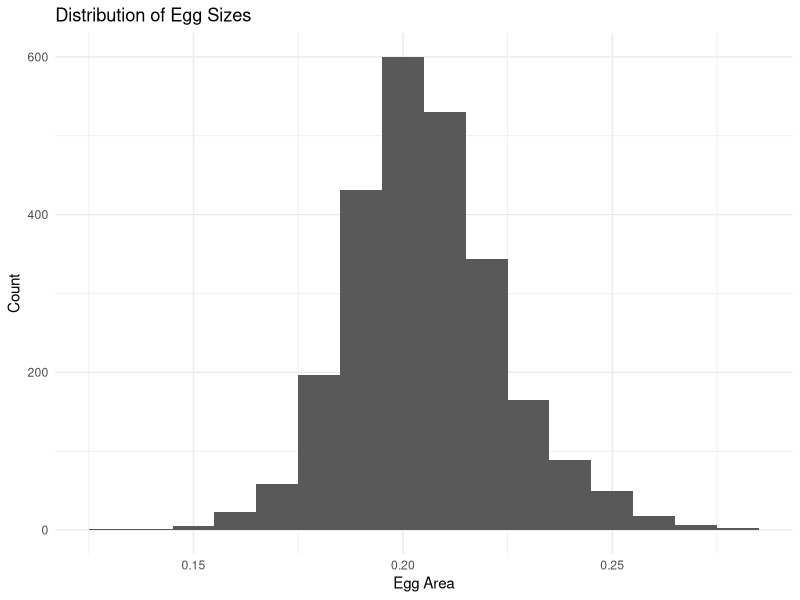

Source code (R): (Note: this script raises an error after producing the figure.)
## ---- chunk 1
library(here)
library(ggplot2)
library(tidyverse)
library(lme4)
library(emmeans)
library(lmerTest)
library(ggeffects)
## ---- chunk 2
raw_egg_sizes <- read.csv(here("data", "clean data", "raw egg sizes.csv"))

mean(raw_egg_sizes$area)
sd(raw_egg_sizes$area)

raw_egg_sizes %>%
  filter(pupal_treatment == "wild") %>%
  group_by(pupal_treatment) %>%
  summarise(mean_egg_size = mean(area), n = n())


raw_egg_sizes <- raw_egg_sizes %>%
  mutate(grandmotherID = sub("^[^.]*\\.[^.]*\\.([^_]+)_.*$", "\\1", adultID))

#remove this adultID because it doens't have a grandmotherID
raw_egg_sizes <- raw_egg_sizes %>%
  filter(adultID != "CTRL.WTH_P8_W")

#make maternal ID a factor
raw_egg_sizes$grandmotherID <- as.factor(raw_egg_sizes$grandmotherID)

#make clutchID a factor
raw_egg_sizes$motherID <- as.factor(raw_egg_sizes$clutchID)

#convert the pupal temperatures to factors so they plot in the correct order
raw_egg_sizes$pupal_treatment <- factor(raw_egg_sizes$pupal_treatment,
                             levels = c("wild", "ambient", "cool", "mean", "warm", "hot"))

#convert the larval  temperatures to factors so the plot in the correct order
raw_egg_sizes$larval_treatment <- factor(raw_egg_sizes$larval_treatment,
                             levels = c("wild", "ambient", "cool", "mean", "warm", "hot"))

#mean and SD of all egg sizes
summary(raw_egg_sizes$egg_mean_1A)
sd(raw_egg_sizes$egg_mean_1A)


#looking just at ambient, warm and hot larval temperature - need to remove wild because they don't have weight, or maternal ID or clutchID
egg_sizes_filtered <- raw_egg_sizes %>%
  filter(larval_treatment %in% c("ambient", "warm", "hot")) %>%
  mutate(weight_mg = weight * 1000) %>%
  mutate(weight_mg_centered = weight_mg - mean(weight_mg, na.rm = TRUE))



egg_sizes_filtered %>%
  group_by(pupal_treatment) %>%
  summarise(mean_egg_size = mean(area), n = n())



## ---- chunk 3
#look at the distributions of egg size
ggplot(egg_sizes_filtered, aes(x = area)) +
  geom_histogram(binwidth = 0.01) +  # change this value to control bin width +
  labs(title = "Distribution of Egg Sizes",
       x = "Egg Area",
       y = "Count") +
  theme_minimal()
## ---- chunk 4



lm4 <- lmer(area ~ larval_treatment * pupal_treatment + (1|grandmotherID/motherID) + weight_mg_centered, data = egg_sizes_filtered)
summary(lm4)

anova(lm4)


tab_model(lm4,
          transform = NULL,   
          show.se = TRUE,   
          show.ci = FALSE) 

#test the effect of the interaction term 
lm4_no_interaction <- lmer(area ~ larval_treatment + pupal_treatment + (1|grandmotherID/motherID) + weight_mg_centered, data = egg_sizes_filtered)
anova(lm4, lm4_no_interaction)
#interaction effect not significant


#test the overall effect of pupal temperature
lm4_no_pupal <- lmer(area ~ larval_treatment + (1|grandmotherID/motherID) + weight_mg_centered, data = egg_sizes_filtered)
anova(lm4_no_interaction, lm4_no_pupal)
#pupal effect very significant

#test the overall effect of larval temperature
lm4_no_larval <- lmer(area ~ pupal_treatment + (1|grandmotherID/motherID) + weight_mg_centered, data = egg_sizes_filtered)
anova(lm4_no_interaction, lm4_no_larval)
#larval temp is significant overall

confint(lm4)
#confidence intervals of larval treatment effects overlap with zero
## ---- chunk 5
#pairwise comparisons
#estimates marginal means for the pupal treatments
emm <- emmeans(lm4_no_interaction, ~ pupal_treatment)
emm
pairs(emm)
summary(emm)
#significant difference between ambient-mean, ambient-warm, and ambient-hot.


#estimate marginal means based on larval treatment
emm <- emmeans(lm4_no_interaction, ~ larval_treatment)
emm
pairs(emm)



pred <- ggeffects::ggpredict(lm4_no_interaction,
                  terms = c("pupal_treatment"))

#assign colours to the temperatures                           
temp_cols <- c(
  ambient = "#484A4C",
  cool    = "#76C0CC",
  mean    = "#F9CA0F",
  warm    = "#E87A36",
  hot     = "#AF0808")

ggplot(pred, aes(x = x, y = predicted)) +
  geom_point(color = temp_cols) +
  geom_errorbar(aes(ymin = conf.low, ymax = conf.high),
                width = 0.1) +
  #scale_y_continuous(limits = c(0.190, 0.215)) +
  #scale_color_manual(values = temp_cols) +
  labs(
    x = "Resource allocation treatment",
    y = expression(Predicted~egg~area~(mm^2))
  ) +
  theme_bw()

egg_size_model <- ggplot(pred, aes(x = x, y = predicted)) +
  # raw data
  #geom_jitter(data = egg_sizes_filtered,
            #  aes(x = pupal_treatment, y = area),
            #  width = 0.15,
            #  alpha = 0.4,
            #  color = "grey") +
  scale_y_continuous(breaks = seq(0.20, 0.21, by = 0.01)) +
  
  # model predictions
  geom_point(color = temp_cols, size = 6) +
  geom_errorbar(aes(ymin = conf.low, ymax = conf.high),
                width = 0.1) +
  
  labs(
    x = "Resource allocation temperature",
    y = expression(Individual~egg~area~(mm^2)),
    title = "B) Model estimates for individual egg size"
  ) +
  theme_bw() +
    theme(
    text = element_text(size = 18),            # increases all text
    axis.title = element_text(size = 20),      # axis titles bigger
    axis.text = element_text(size = 18),       # axis tick labels bigger
    legend.text = element_text(size = 18),     # legend text bigger
    legend.title = element_text(size = 20)
    )

egg_size_model


## ---- chunk 6
ambient_and_wild <- raw_egg_sizes %>%
  filter(pupal_treatment %in% c("wild", "ambient")) %>%
   mutate(
    larval_treatment = factor(larval_treatment, levels = c("ambient", "wild")))

lm1 <- lm(area ~ larval_treatment, data = ambient_and_wild)
summary(lm1)

tab_model(lm1,
          transform = NULL,   
          show.se = TRUE,   
          show.ci = FALSE)
